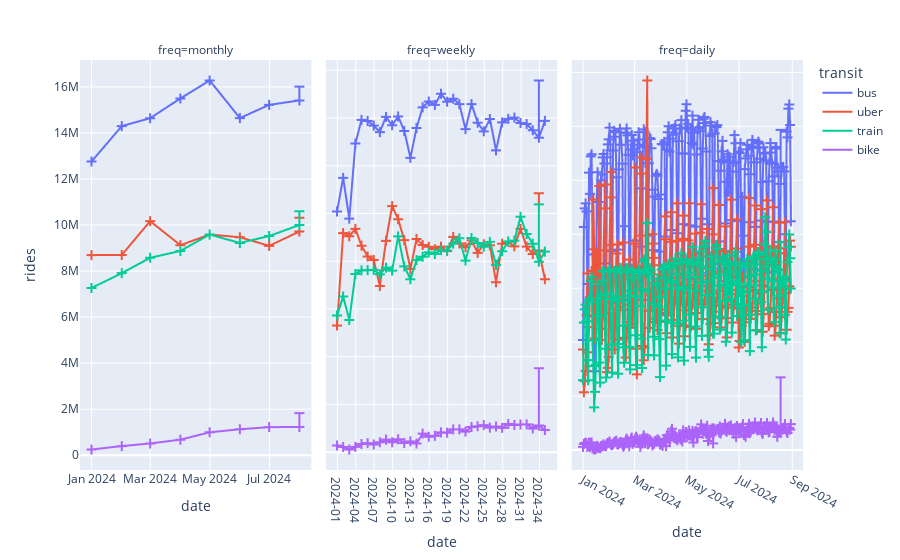

Notebook source saved alongside this figure:
### Markdown cell above
## Effect vs TS

### Code cell
# Hide yearly since there is no variation in years.
this_plot_data = plot_data[plot_data['freq']!='yearly'].assign(zero=0)
fig = px.line(this_plot_data, x='date', y='rides', error_y='err', error_y_minus='zero',
              color='transit', facet_col='freq')
fig = fig.update_yaxes(matches=None)
fig = fig.update_xaxes(matches=None)
fig.update_layout(xaxis2=dict(type='category')) # disable aggregation
fig.show()
# This better shows the marginal effect. Unfortunately updating the error bar visibilities
# is too complex to be worthwhile. You can see that the bars are noticeable but 
# pretty small compared to the overall varation.

### Figure 1 — Plotly figure (JSON) as saved in the notebook; plotly's stock layout.template omitted (floating-point values rounded to 4 significant figures; data arrays with more than 128 entries replaced by an {"elided": "..."} marker saying what was removed)
{"data": [{"error_y": {"array": [0, 0, 0, 0, 0, 0, 0, 600000], "arrayminus": [0, 0, 0, 0, 0, 0, 0, 0]}, "hovertemplate": "transit=bus<br>freq=monthly<br>date=%{x}<br>rides=%{y}<extra></extra>", "legendgroup": "bus", "line": {"color": "#636efa", "dash": "solid"}, "marker": {"symbol": "circle"}, "mode": "lines", "name": "bus", "showlegend": true, "type": "scattergl", "x": ["2024-01", "2024-02", "2024-03", "2024-04", "2024-05", "2024-06", "2024-07", "2024-08"], "xaxis": "x", "y": [12759783, 14298561, 14639505, 15497731, 16277191, 14646066, 15219794, 15411311], "yaxis": "y"}, {"error_y": {"array": [0, 0, 0, 0, 0, 0, 0, 0, 0, 0, 0, 0, 0, 0, 0, 0, 0, 0, 0, 0, 0, 0, 0, 0, 0, 0, 0, 0, 0, 0, 0, 0, 0, 600000, 0], "arrayminus": [0, 0, 0, 0, 0, 0, 0, 0, 0, 0, 0, 0, 0, 0, 0, 0, 0, 0, 0, 0, 0, 0, 0, 0, 0, 0, 0, 0, 0, 0, 0, 0, 0, 0, 0]}, "hovertemplate": "transit=bus<br>freq=weekly<br>date=%{x}<br>rides=%{y}<extra></extra>", "legendgroup": "bus", "line": {"color": "#636efa", "dash": "solid"}, "marker": {"symbol": "circle"}, "mode": "lines", "name": "bus", "showlegend": false, "type": "scattergl", "x": ["2024-01", "2024-02", "2024-03", "2024-04", "2024-05", "2024-06", "2024-07", "2024-08", "2024-09", "2024-10", "2024-11", "2024-12", "2024-13", "2024-14", "2024-15", "2024-16", "2024-17", "2024-18", "2024-19", "2024-20", "2024-21", "2024-22", "2024-23", "2024-24", "2024-25", "2024-26", "2024-27", "2024-28", "2024-29", "2024-30", "2024-31", "2024-32", "2024-33", "2024-34", "2024-35"], "xaxis": "x2", "y": [2521538, 2873519, 2445915, 3233331, 3480973, 3469531, 3419926, 3352692, 3512040, 3423957, 3516687, 3364548, 3083192, 3395475, 3612064, 3673669, 3638135, 3754660, 3670277, 3702336, 3646079, 3384056, 3645257, 3449940, 3359709, 3489331, 3161690, 3454389, 3491315, 3504493, 3447724, 3436961, 3371581, 3292896, 3470056], "yaxis": "y2"}, {"error_y": {"array": {"elided": "244 int values"}, "arrayminus": {"elided": "244 int values"}}, "hovertemplate": "transit=bus<br>freq=daily<br>date=%{x}<br>rides=%{y}<extra></extra>", "legendgroup": "bus", "line": {"color": "#636efa", "dash": "solid"}, "marker": {"symbol": "circle"}, "mode": "lines", "name": "bus", "showlegend": false, "type": "scattergl", "x": {"elided": "244 str values"}, "xaxis": "x3", "y": {"elided": "244 int values"}, "yaxis": "y3"}, {"error_y": {"array": [0, 0, 0, 0, 0, 0, 0, 600000], "arrayminus": [0, 0, 0, 0, 0, 0, 0, 0]}, "hovertemplate": "transit=uber<br>freq=monthly<br>date=%{x}<br>rides=%{y}<extra></extra>", "legendgroup": "uber", "line": {"color": "#EF553B", "dash": "solid"}, "marker": {"symbol": "circle"}, "mode": "lines", "name": "uber", "showlegend": true, "type": "scattergl", "x": ["2024-01", "2024-02", "2024-03", "2024-04", "2024-05", "2024-06", "2024-07", "2024-08"], "xaxis": "x", "y": [8693457, 8699991, 10169135, 9124385, 9590896, 9468003, 9097192, 9718173], "yaxis": "y"}, {"error_y": {"array": [0, 0, 0, 0, 0, 0, 0, 0, 0, 0, 0, 0, 0, 0, 0, 0, 0, 0, 0, 0, 0, 0, 0, 0, 0, 0, 0, 0, 0, 0, 0, 0, 0, 600000, 0], "arrayminus": [0, 0, 0, 0, 0, 0, 0, 0, 0, 0, 0, 0, 0, 0, 0, 0, 0, 0, 0, 0, 0, 0, 0, 0, 0, 0, 0, 0, 0, 0, 0, 0, 0, 0, 0]}, "hovertemplate": "transit=uber<br>freq=weekly<br>date=%{x}<br>rides=%{y}<extra></extra>", "legendgroup": "uber", "line": {"color": "#EF553B", "dash": "solid"}, "marker": {"symbol": "circle"}, "mode": "lines", "name": "uber", "showlegend": false, "type": "scattergl", "x": ["2024-01", "2024-02", "2024-03", "2024-04", "2024-05", "2024-06", "2024-07", "2024-08", "2024-09", "2024-10", "2024-11", "2024-12", "2024-13", "2024-14", "2024-15", "2024-16", "2024-17", "2024-18", "2024-19", "2024-20", "2024-21", "2024-22", "2024-23", "2024-24", "2024-25", "2024-26", "2024-27", "2024-28", "2024-29", "2024-30", "2024-31", "2024-32", "2024-33", "2024-34", "2024-35"], "xaxis": "x2", "y": [1327418, 2295274, 2262317, 2338979, 2162593, 2050147, 2012771, 1741580, 2213400, 2577303, 2439560, 2220800, 1920441, 2233768, 2170879, 2151451, 2125966, 2153546, 2105606, 2254793, 2185838, 2147836, 2219643, 2088048, 2178438, 2167472, 1780694, 2183615, 2202670, 2156136, 2339080, 2152861, 2075911, 2112583, 1811815], "yaxis": "y2"}, {"error_y": {"array": {"elided": "244 int values"}, "arrayminus": {"elided": "244 int values"}}, "hovertemplate": "transit=uber<br>freq=daily<br>date=%{x}<br>rides=%{y}<extra></extra>", "legendgroup": "uber", "line": {"color": "#EF553B", "dash": "solid"}, "marker": {"symbol": "circle"}, "mode": "lines", "name": "uber", "showlegend": false, "type": "scattergl", "x": {"elided": "244 str values"}, "xaxis": "x3", "y": {"elided": "244 int values"}, "yaxis": "y3"}, {"error_y": {"array": [0, 0, 0, 0, 0, 0, 0, 600000], "arrayminus": [0, 0, 0, 0, 0, 0, 0, 0]}, "hovertemplate": "transit=train<br>freq=monthly<br>date=%{x}<br>rides=%{y}<extra></extra>", "legendgroup": "train", "line": {"color": "#00cc96", "dash": "solid"}, "marker": {"symbol": "circle"}, "mode": "lines", "name": "train", "showlegend": true, "type": "scattergl", "x": ["2024-01", "2024-02", "2024-03", "2024-04", "2024-05", "2024-06", "2024-07", "2024-08"], "xaxis": "x", "y": [7264331, 7911337, 8576406, 8873397, 9585547, 9220836, 9521616, 10001372], "yaxis": "y"}, {"error_y": {"array": [0, 0, 0, 0, 0, 0, 0, 0, 0, 0, 0, 0, 0, 0, 0, 0, 0, 0, 0, 0, 0, 0, 0, 0, 0, 0, 0, 0, 0, 0, 0, 0, 0, 600000, 0], "arrayminus": [0, 0, 0, 0, 0, 0, 0, 0, 0, 0, 0, 0, 0, 0, 0, 0, 0, 0, 0, 0, 0, 0, 0, 0, 0, 0, 0, 0, 0, 0, 0, 0, 0, 0, 0]}, "hovertemplate": "transit=train<br>freq=weekly<br>date=%{x}<br>rides=%{y}<extra></extra>", "legendgroup": "train", "line": {"color": "#00cc96", "dash": "solid"}, "marker": {"symbol": "circle"}, "mode": "lines", "name": "train", "showlegend": false, "type": "scattergl", "x": ["2024-01", "2024-02", "2024-03", "2024-04", "2024-05", "2024-06", "2024-07", "2024-08", "2024-09", "2024-10", "2024-11", "2024-12", "2024-13", "2024-14", "2024-15", "2024-16", "2024-17", "2024-18", "2024-19", "2024-20", "2024-21", "2024-22", "2024-23", "2024-24", "2024-25", "2024-26", "2024-27", "2024-28", "2024-29", "2024-30", "2024-31", "2024-32", "2024-33", "2024-34", "2024-35"], "xaxis": "x2", "y": [1431520, 1631357, 1384902, 1866158, 1904043, 1906793, 1910024, 1863132, 1933224, 1902016, 2260758, 1946451, 1811696, 2011837, 2047266, 2093473, 2075646, 2117188, 2112804, 2184637, 2240954, 2006789, 2243157, 2191282, 2152118, 2202629, 1962544, 2104667, 2208323, 2216717, 2465757, 2284962, 2183808, 1995529, 2100681], "yaxis": "y2"}, {"error_y": {"array": {"elided": "244 int values"}, "arrayminus": {"elided": "244 int values"}}, "hovertemplate": "transit=train<br>freq=daily<br>date=%{x}<br>rides=%{y}<extra></extra>", "legendgroup": "train", "line": {"color": "#00cc96", "dash": "solid"}, "marker": {"symbol": "circle"}, "mode": "lines", "name": "train", "showlegend": false, "type": "scattergl", "x": {"elided": "244 str values"}, "xaxis": "x3", "y": {"elided": "244 int values"}, "yaxis": "y3"}, {"error_y": {"array": [0, 0, 0, 0, 0, 0, 0, 600000], "arrayminus": [0, 0, 0, 0, 0, 0, 0, 0]}, "hovertemplate": "transit=bike<br>freq=monthly<br>date=%{x}<br>rides=%{y}<extra></extra>", "legendgroup": "bike", "line": {"color": "#ab63fa", "dash": "solid"}, "marker": {"symbol": "circle"}, "mode": "lines", "name": "bike", "showlegend": true, "type": "scattergl", "x": ["2024-01", "2024-02", "2024-03", "2024-04", "2024-05", "2024-06", "2024-07", "2024-08"], "xaxis": "x", "y": [249817, 397763, 511987, 676681, 997324, 1129536, 1221796, 1228550], "yaxis": "y"}, {"error_y": {"array": [0, 0, 0, 0, 0, 0, 0, 0, 0, 0, 0, 0, 0, 0, 0, 0, 0, 0, 0, 0, 0, 0, 0, 0, 0, 0, 0, 0, 0, 0, 0, 0, 0, 600000, 0], "arrayminus": [0, 0, 0, 0, 0, 0, 0, 0, 0, 0, 0, 0, 0, 0, 0, 0, 0, 0, 0, 0, 0, 0, 0, 0, 0, 0, 0, 0, 0, 0, 0, 0, 0, 0, 0]}, "hovertemplate": "transit=bike<br>freq=weekly<br>date=%{x}<br>rides=%{y}<extra></extra>", "legendgroup": "bike", "line": {"color": "#ab63fa", "dash": "solid"}, "marker": {"symbol": "circle"}, "mode": "lines", "name": "bike", "showlegend": false, "type": "scattergl", "x": ["2024-01", "2024-02", "2024-03", "2024-04", "2024-05", "2024-06", "2024-07", "2024-08", "2024-09", "2024-10", "2024-11", "2024-12", "2024-13", "2024-14", "2024-15", "2024-16", "2024-17", "2024-18", "2024-19", "2024-20", "2024-21", "2024-22", "2024-23", "2024-24", "2024-25", "2024-26", "2024-27", "2024-28", "2024-29", "2024-30", "2024-31", "2024-32", "2024-33", "2024-34", "2024-35"], "xaxis": "x2", "y": [70067, 55022, 28483, 56738, 86189, 94901, 81161, 104135, 131797, 104779, 135394, 96589, 114312, 90901, 195388, 162232, 171317, 207876, 204600, 239904, 239198, 215255, 264100, 271722, 283368, 257680, 269090, 255615, 295901, 285368, 290714, 291952, 249186, 280080, 232440], "yaxis": "y2"}, {"error_y": {"array": {"elided": "244 int values"}, "arrayminus": {"elided": "244 int values"}}, "hovertemplate": "transit=bike<br>freq=daily<br>date=%{x}<br>rides=%{y}<extra></extra>", "legendgroup": "bike", "line": {"color": "#ab63fa", "dash": "solid"}, "marker": {"symbol": "circle"}, "mode": "lines", "name": "bike", "showlegend": false, "type": "scattergl", "x": {"elided": "244 str values"}, "xaxis": "x3", "y": {"elided": "244 int values"}, "yaxis": "y3"}], "layout": {"annotations": [{"font": {}, "showarrow": false, "text": "freq=monthly", "x": 0.16, "xanchor": "center", "xref": "paper", "y": 1, "yanchor": "bottom", "yref": "paper"}, {"font": {}, "showarrow": false, "text": "freq=weekly", "x": 0.5, "xanchor": "center", "xref": "paper", "y": 1, "yanchor": "bottom", "yref": "paper"}, {"font": {}, "showarrow": false, "text": "freq=daily", "x": 0.84, "xanchor": "center", "xref": "paper", "y": 1, "yanchor": "bottom", "yref": "paper"}], "legend": {"title": {"text": "transit"}, "tracegroupgap": 0}, "margin": {"t": 60}, "xaxis": {"anchor": "y", "domain": [0, 0.32], "title": {"text": "date"}}, "xaxis2": {"anchor": "y2", "domain": [0.34, 0.66], "title": {"text": "date"}, "type": "category"}, "xaxis3": {"anchor": "y3", "domain": [0.68, 1.0], "title": {"text": "date"}}, "yaxis": {"anchor": "x", "domain": [0, 1], "title": {"text": "rides"}}, "yaxis2": {"anchor": "x2", "domain": [0, 1], "showticklabels": false}, "yaxis3": {"anchor": "x3", "domain": [0, 1], "showticklabels": false}}}
